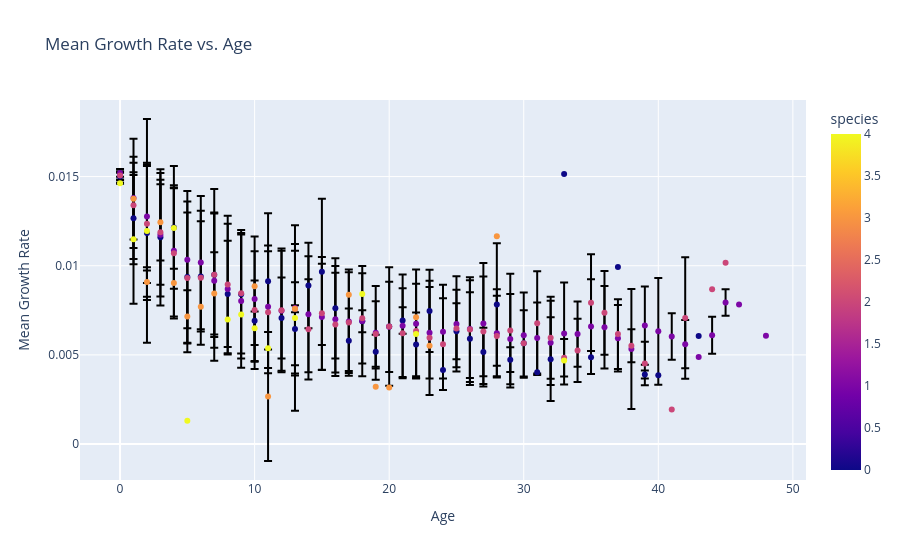

The notebook cell this image was saved under:
### Code cell
import plotly.express as px

# Calculate mean and standard deviation for each age and species
growth_summary = (
    growth_rate
    .groupby(["age", "species"], as_index=False)
    .agg(
        mean_growth=("growth_rate", "mean"),
        sd_growth=("growth_rate", "std")
    )
)

# Plot mean growth rate with error bars (± 1 SD)
fig = px.scatter(
    growth_summary,
    x="age",
    y="mean_growth",
    color="species",
    error_y="sd_growth",
    title="Mean Growth Rate vs. Age",
    labels={
        "age": "Age",
        "mean_growth": "Mean Growth Rate",
        "sd_growth": "Standard Deviation"
    }
)

fig.show()

### Figure 1 — Plotly figure (JSON) as saved in the notebook; plotly's stock layout.template omitted (floating-point values rounded to 4 significant figures; data arrays with more than 128 entries replaced by an {"elided": "..."} marker saying what was removed)
{"data": [{"error_y": {"array": {"elided": "160 float values"}}, "hovertemplate": "Age=%{x}<br>Mean Growth Rate=%{y}<br>species=%{marker.color}<extra></extra>", "legendgroup": "", "marker": {"color": {"elided": "160 int values"}, "coloraxis": "coloraxis", "symbol": "circle"}, "mode": "markers", "name": "", "orientation": "v", "showlegend": false, "type": "scatter", "x": {"elided": "160 float values"}, "xaxis": "x", "y": {"elided": "160 float values"}, "yaxis": "y"}], "layout": {"coloraxis": {"colorbar": {"title": {"text": "species"}}, "colorscale": [[0, "#0d0887"], [0.1111, "#46039f"], [0.2222, "#7201a8"], [0.3333, "#9c179e"], [0.4444, "#bd3786"], [0.5556, "#d8576b"], [0.6667, "#ed7953"], [0.7778, "#fb9f3a"], [0.8889, "#fdca26"], [1, "#f0f921"]]}, "legend": {"tracegroupgap": 0}, "title": {"text": "Mean Growth Rate vs. Age"}, "xaxis": {"anchor": "y", "domain": [0, 1], "title": {"text": "Age"}}, "yaxis": {"anchor": "x", "domain": [0, 1], "title": {"text": "Mean Growth Rate"}}}}
